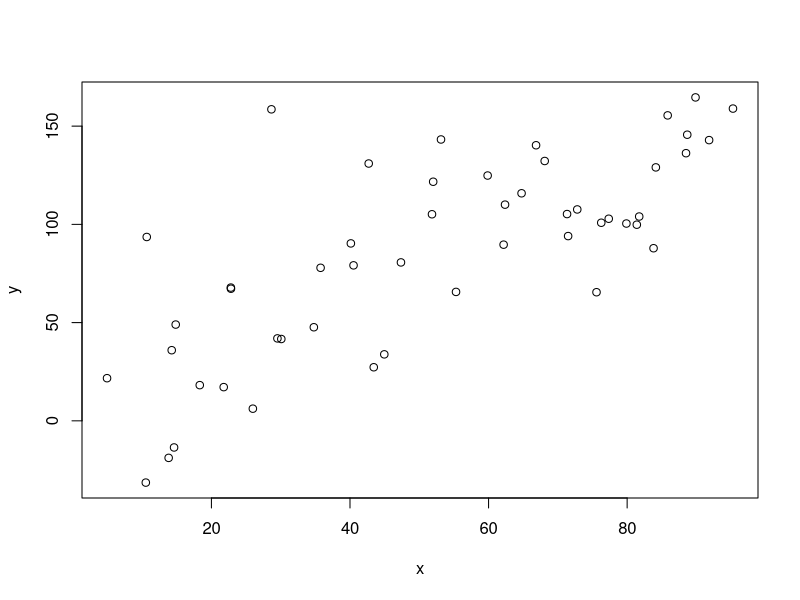
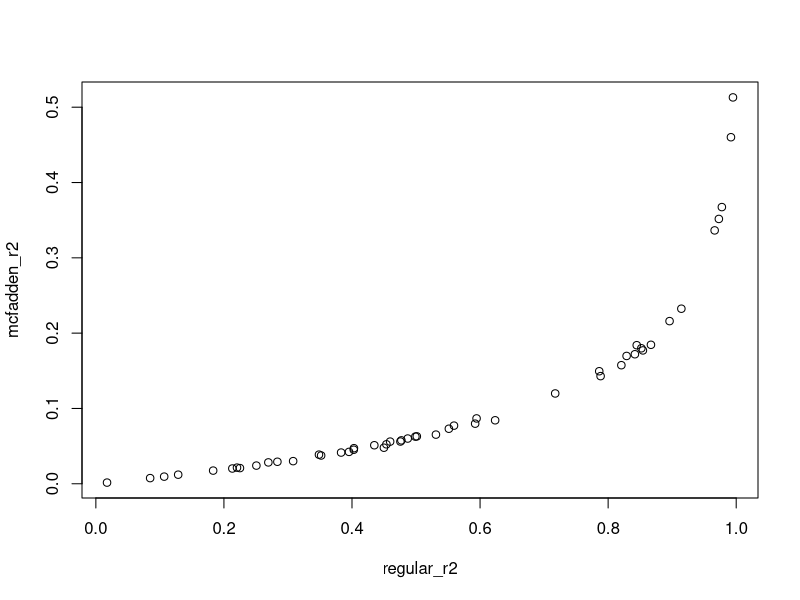
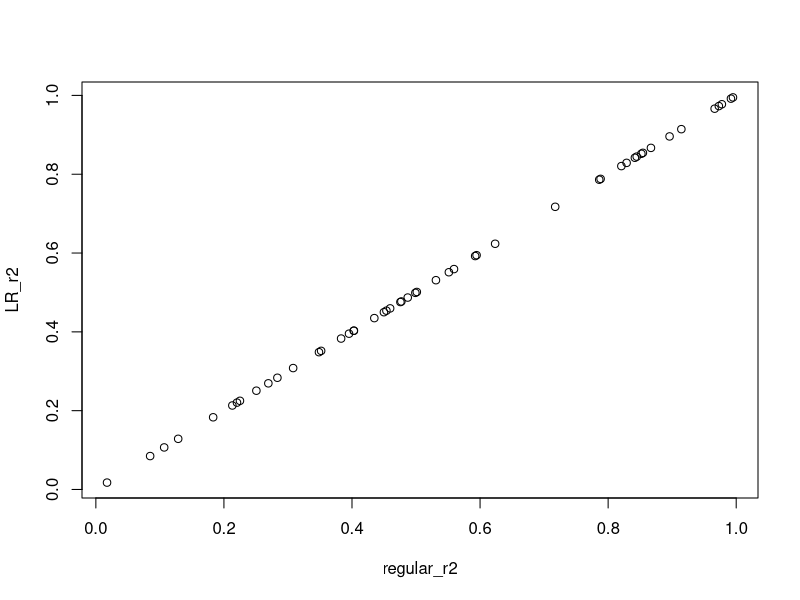

The R source for these figures, in order:
## ---- chunk 1
x <- runif(50, min = 0, max = 100)
y <- rnorm(50, mean = 10 + 1.5*x, sd = 30)

plot(y ~ x)
## ---- chunk 2
model <- lm(y~x)
model0 <- lm(y~1)

regular_r2 <- summary(model)$r.squared
mcfadden_r2 <- c(1 - (logLik(model)/logLik(model0)))
LR_r2 <- (deviance(model0) - deviance(model))/ deviance(model0)
## ---- chunk 3
sds <- runif(50, max = 100, min = 1)

regular_r2 <- rep(NA, 50)
mcfadden_r2 <- rep(NA, 50) 
LR_r2 <- rep(NA, 50)
  
for (i in 1:50){
  x <- runif(50, min = 0, max = 100)
  y <- rnorm(50, mean = 10 + 1.5*x, sd = sds[i])
  
  model <- lm(y~x)
  model0 <- lm(y~1)

  regular_r2[i] <- summary(model)$r.squared
  mcfadden_r2[i] <- c(1 - (logLik(model)/logLik(model0)))
  LR_r2[i] <- (deviance(model0) - deviance(model))/ deviance(model0)
}

plot(mcfadden_r2 ~ regular_r2)
plot(LR_r2 ~ regular_r2)
